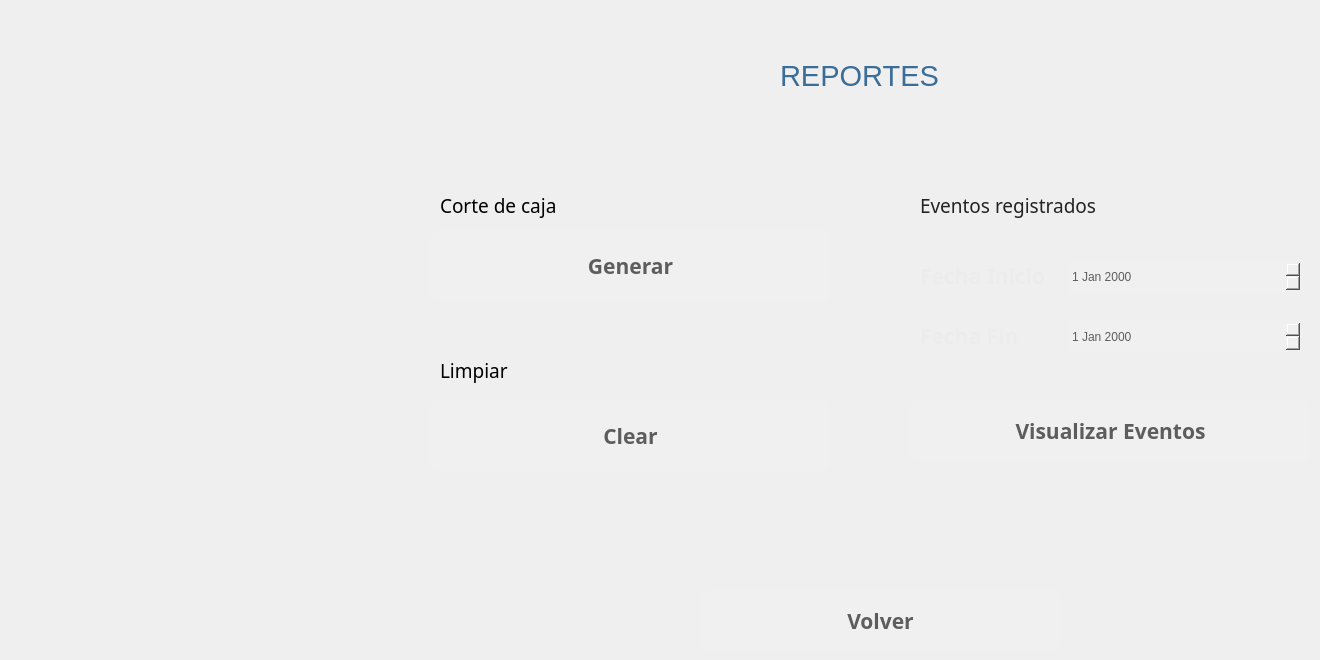
   <widget class="QWidget" name="page_13">
    <widget class="QLabel" name="label_139">
     <property name="geometry">
      <rect>
       <x>440</x>
       <y>180</y>
       <width>341</width>
       <height>51</height>
      </rect>
     </property>
     <property name="font">
      <font>
       <family>Sans</family>
       <pointsize>14</pointsize>
       <weight>50</weight>
       <italic>false</italic>
       <bold>false</bold>
      </font>
     </property>
     <property name="styleSheet">
      <string notr="true">background-color:transparent;
color:rrgb(35, 35, 35);</string>
     </property>
     <property name="text">
      <string>Corte de caja</string>
     </property>
    </widget>
    <widget class="QLabel" name="label_138">
     <property name="geometry">
      <rect>
       <x>440</x>
       <y>350</y>
       <width>261</width>
       <height>41</height>
      </rect>
     </property>
     <property name="font">
      <font>
       <family>Sans</family>
       <pointsize>14</pointsize>
       <weight>50</weight>
       <italic>false</italic>
       <bold>false</bold>
      </font>
     </property>
     <property name="styleSheet">
      <string notr="true">background-color:transparent;
color:rrgb(35, 35, 35);</string>
     </property>
     <property name="text">
      <string>Limpiar</string>
     </property>
    </widget>
    <widget class="QDateEdit" name="fechaInicio">
     <property name="enabled">
      <bool>true</bool>
     </property>
     <property name="geometry">
      <rect>
       <x>1070</x>
       <y>260</y>
       <width>231</width>
       <height>33</height>
      </rect>
     </property>
     <property name="palette">
      <palette>
       <active>
        <colorrole role="WindowText">
         <brush brushstyle="SolidPattern">
          <color alpha="255">
           <red>93</red>
           <green>93</green>
           <blue>93</blue>
          </color>
         </brush>
        </colorrole>
        <colorrole role="Button">
         <brush brushstyle="SolidPattern">
          <color alpha="255">
           <red>240</red>
           <green>240</green>
           <blue>240</blue>
          </color>
         </brush>
        </colorrole>
        <colorrole role="Light">
         <brush brushstyle="SolidPattern">
          <color alpha="255">
           <red>44</red>
           <green>255</green>
           <blue>51</blue>
          </color>
         </brush>
        </colorrole>
        <colorrole role="Midlight">
         <brush brushstyle="SolidPattern">
          <color alpha="255">
           <red>0</red>
           <green>212</green>
           <blue>24</blue>
          </color>
         </brush>
        </colorrole>
        <colorrole role="Dark">
         <brush brushstyle="SolidPattern">
          <color alpha="255">
           <red>35</red>
           <green>85</green>
           <blue>28</blue>
          </color>
         </brush>
        </colorrole>
        <colorrole role="Mid">
         <brush brushstyle="SolidPattern">
          <color alpha="255">
           <red>15</red>
           <green>113</green>
           <blue>0</blue>
          </color>
         </brush>
        </colorrole>
        <colorrole role="Text">
         <brush brushstyle="SolidPattern">
          <color alpha="255">
           <red>93</red>
           <green>93</green>
           <blue>93</blue>
          </color>
         </brush>
        </colorrole>
        <colorrole role="BrightText">
         <brush brushstyle="SolidPattern">
          <color alpha="255">
           <red>255</red>
           <green>255</green>
           <blue>255</blue>
          </color>
         </brush>
        </colorrole>
        <colorrole role="ButtonText">
         <brush brushstyle="SolidPattern">
          <color alpha="255">
           <red>93</red>
           <green>93</green>
           <blue>93</blue>
          </color>
         </brush>
        </colorrole>
        <colorrole role="Base">
         <brush brushstyle="SolidPattern">
          <color alpha="255">
           <red>240</red>
           <green>240</green>
           <blue>240</blue>
          </color>
         </brush>
        </colorrole>
        <colorrole role="Window">
         <brush brushstyle="SolidPattern">
          <color alpha="255">
           <red>240</red>
           <green>240</green>
           <blue>240</blue>
          </color>
         </brush>
        </colorrole>
        <colorrole role="Shadow">
         <brush brushstyle="SolidPattern">
          <color alpha="255">
           <red>0</red>
           <green>0</green>
           <blue>0</blue>
          </color>
         </brush>
        </colorrole>
        <colorrole role="AlternateBase">
         <brush brushstyle="SolidPattern">
          <color alpha="255">
           <red>212</red>
           <green>127</green>
           <blue>127</blue>
          </color>
         </brush>
        </colorrole>
        <colorrole role="ToolTipBase">
         <brush brushstyle="SolidPattern">
          <color alpha="255">
           <red>255</red>
           <green>255</green>
           <blue>220</blue>
          </color>
         </brush>
        </colorrole>
        <colorrole role="ToolTipText">
         <brush brushstyle="SolidPattern">
          <color alpha="255">
           <red>0</red>
           <green>0</green>
           <blue>0</blue>
          </color>
         </brush>
        </colorrole>
       </active>
       <inactive>
        <colorrole role="WindowText">
         <brush brushstyle="SolidPattern">
          <color alpha="255">
           <red>93</red>
           <green>93</green>
           <blue>93</blue>
          </color>
         </brush>
        </colorrole>
        <colorrole role="Button">
         <brush brushstyle="SolidPattern">
          <color alpha="255">
           <red>240</red>
           <green>240</green>
           <blue>240</blue>
          </color>
         </brush>
        </colorrole>
        <colorrole role="Light">
         <brush brushstyle="SolidPattern">
          <color alpha="255">
           <red>20</red>
           <green>255</green>
           <blue>20</blue>
          </color>
         </brush>
        </colorrole>
        <colorrole role="Midlight">
         <brush brushstyle="SolidPattern">
          <color alpha="255">
           <red>74</red>
           <green>212</green>
           <blue>118</blue>
          </color>
         </brush>
        </colorrole>
        <colorrole role="Dark">
         <brush brushstyle="SolidPattern">
          <color alpha="255">
           <red>33</red>
           <green>85</green>
           <blue>81</blue>
          </color>
         </brush>
        </colorrole>
        <colorrole role="Mid">
         <brush brushstyle="SolidPattern">
          <color alpha="255">
           <red>44</red>
           <green>113</green>
           <blue>75</blue>
          </color>
         </brush>
        </colorrole>
        <colorrole role="Text">
         <brush brushstyle="SolidPattern">
          <color alpha="255">
           <red>93</red>
           <green>93</green>
           <blue>93</blue>
          </color>
         </brush>
        </colorrole>
        <colorrole role="BrightText">
         <brush brushstyle="SolidPattern">
          <color alpha="255">
           <red>255</red>
           <green>255</green>
           <blue>255</blue>
          </color>
         </brush>
        </colorrole>
        <colorrole role="ButtonText">
         <brush brushstyle="SolidPattern">
          <color alpha="255">
           <red>93</red>
           <green>93</green>
           <blue>93</blue>
          </color>
         </brush>
        </colorrole>
        <colorrole role="Base">
         <brush brushstyle="SolidPattern">
          <color alpha="255">
           <red>240</red>
           <green>240</green>
           <blue>240</blue>
          </color>
         </brush>
        </colorrole>
        <colorrole role="Window">
         <brush brushstyle="SolidPattern">
          <color alpha="255">
           <red>240</red>
           <green>240</green>
           <blue>240</blue>
          </color>
         </brush>
        </colorrole>
        <colorrole role="Shadow">
         <brush brushstyle="SolidPattern">
          <color alpha="255">
           <red>0</red>
           <green>0</green>
           <blue>0</blue>
          </color>
         </brush>
        </colorrole>
        <colorrole role="AlternateBase">
         <brush brushstyle="SolidPattern">
          <color alpha="255">
           <red>212</red>
           <green>127</green>
           <blue>127</blue>
          </color>
         </brush>
        </colorrole>
        <colorrole role="ToolTipBase">
         <brush brushstyle="SolidPattern">
          <color alpha="255">
           <red>255</red>
           <green>255</green>
           <blue>220</blue>
          </color>
         </brush>
        </colorrole>
        <colorrole role="ToolTipText">
         <brush brushstyle="SolidPattern">
          <color alpha="255">
           <red>0</red>
           <green>0</green>
           <blue>0</blue>
          </color>
         </brush>
        </colorrole>
       </inactive>
       <disabled>
        <colorrole role="WindowText">
         <brush brushstyle="SolidPattern">
          <color alpha="255">
           <red>93</red>
           <green>93</green>
           <blue>93</blue>
          </color>
         </brush>
        </colorrole>
        <colorrole role="Button">
         <brush brushstyle="SolidPattern">
          <color alpha="255">
           <red>240</red>
           <green>240</green>
           <blue>240</blue>
          </color>
         </brush>
        </colorrole>
        <colorrole role="Light">
         <brush brushstyle="SolidPattern">
          <color alpha="255">
           <red>255</red>
           <green>0</green>
           <blue>0</blue>
          </color>
         </brush>
        </colorrole>
        <colorrole role="Midlight">
         <brush brushstyle="SolidPattern">
          <color alpha="255">
           <red>212</red>
           <green>0</green>
           <blue>0</blue>
          </color>
         </brush>
        </colorrole>
        <colorrole role="Dark">
         <brush brushstyle="SolidPattern">
          <color alpha="255">
           <red>85</red>
           <green>0</green>
           <blue>0</blue>
          </color>
         </brush>
        </colorrole>
        <colorrole role="Mid">
         <brush brushstyle="SolidPattern">
          <color alpha="255">
           <red>113</red>
           <green>0</green>
           <blue>0</blue>
          </color>
         </brush>
        </colorrole>
        <colorrole role="Text">
         <brush brushstyle="SolidPattern">
          <color alpha="255">
           <red>93</red>
           <green>93</green>
           <blue>93</blue>
          </color>
         </brush>
        </colorrole>
        <colorrole role="BrightText">
         <brush brushstyle="SolidPattern">
          <color alpha="255">
           <red>255</red>
           <green>255</green>
           <blue>255</blue>
          </color>
         </brush>
        </colorrole>
        <colorrole role="ButtonText">
         <brush brushstyle="SolidPattern">
          <color alpha="255">
           <red>93</red>
           <green>93</green>
           <blue>93</blue>
          </color>
         </brush>
        </colorrole>
        <colorrole role="Base">
         <brush brushstyle="SolidPattern">
          <color alpha="255">
           <red>240</red>
           <green>240</green>
           <blue>240</blue>
          </color>
         </brush>
        </colorrole>
        <colorrole role="Window">
         <brush brushstyle="SolidPattern">
          <color alpha="255">
           <red>240</red>
           <green>240</green>
           <blue>240</blue>
          </color>
         </brush>
        </colorrole>
        <colorrole role="Shadow">
         <brush brushstyle="SolidPattern">
          <color alpha="255">
           <red>0</red>
           <green>0</green>
           <blue>0</blue>
          </color>
         </brush>
        </colorrole>
        <colorrole role="AlternateBase">
         <brush brushstyle="SolidPattern">
          <color alpha="255">
           <red>170</red>
           <green>0</green>
           <blue>0</blue>
          </color>
         </brush>
        </colorrole>
        <colorrole role="ToolTipBase">
         <brush brushstyle="SolidPattern">
          <color alpha="255">
           <red>255</red>
           <green>255</green>
           <blue>220</blue>
          </color>
         </brush>
        </colorrole>
        <colorrole role="ToolTipText">
         <brush brushstyle="SolidPattern">
          <color alpha="255">
           <red>0</red>
           <green>0</green>
           <blue>0</blue>
          </color>
         </brush>
        </colorrole>
       </disabled>
      </palette>
     </property>
     <property name="styleSheet">
      <string notr="true">background-color:rgb(240, 240, 240);
color:rgb(93, 93, 93);
border-radius:80%</string>
     </property>
    </widget>
    <widget class="QLabel" name="ltime_23">
     <property name="geometry">
      <rect>
       <x>920</x>
       <y>320</y>
       <width>141</width>
       <height>31</height>
      </rect>
     </property>
     <property name="font">
      <font>
       <family>Droid Sans</family>
       <pointsize>16</pointsize>
       <weight>75</weight>
       <italic>false</italic>
       <bold>true</bold>
      </font>
     </property>
     <property name="styleSheet">
      <string notr="true">background-color:transparent;
color:rgb(236, 236, 236);
</string>
     </property>
     <property name="text">
      <string>Fecha Fin</string>
     </property>
    </widget>
    <widget class="QLabel" name="label_140">
     <property name="geometry">
      <rect>
       <x>920</x>
       <y>180</y>
       <width>341</width>
       <height>51</height>
      </rect>
     </property>
     <property name="font">
      <font>
       <family>Sans</family>
       <pointsize>14</pointsize>
       <weight>50</weight>
       <italic>false</italic>
       <bold>false</bold>
      </font>
     </property>
     <property name="styleSheet">
      <string notr="true">background-color:transparent;
color:rgb(35, 35, 35)</string>
     </property>
     <property name="text">
      <string>Eventos registrados </string>
     </property>
    </widget>
    <widget class="QDateEdit" name="fechaFin">
     <property name="enabled">
      <bool>true</bool>
     </property>
     <property name="geometry">
      <rect>
       <x>1070</x>
       <y>320</y>
       <width>231</width>
       <height>33</height>
      </rect>
     </property>
     <property name="palette">
      <palette>
       <active>
        <colorrole role="WindowText">
         <brush brushstyle="SolidPattern">
          <color alpha="255">
           <red>93</red>
           <green>93</green>
           <blue>93</blue>
          </color>
         </brush>
        </colorrole>
        <colorrole role="Button">
         <brush brushstyle="SolidPattern">
          <color alpha="255">
           <red>240</red>
           <green>240</green>
           <blue>240</blue>
          </color>
         </brush>
        </colorrole>
        <colorrole role="Light">
         <brush brushstyle="SolidPattern">
          <color alpha="255">
           <red>44</red>
           <green>255</green>
           <blue>51</blue>
          </color>
         </brush>
        </colorrole>
        <colorrole role="Midlight">
         <brush brushstyle="SolidPattern">
          <color alpha="255">
           <red>0</red>
           <green>212</green>
           <blue>24</blue>
          </color>
         </brush>
        </colorrole>
        <colorrole role="Dark">
         <brush brushstyle="SolidPattern">
          <color alpha="255">
           <red>35</red>
           <green>85</green>
           <blue>28</blue>
          </color>
         </brush>
        </colorrole>
        <colorrole role="Mid">
         <brush brushstyle="SolidPattern">
          <color alpha="255">
           <red>15</red>
           <green>113</green>
           <blue>0</blue>
          </color>
         </brush>
        </colorrole>
        <colorrole role="Text">
         <brush brushstyle="SolidPattern">
          <color alpha="255">
           <red>93</red>
           <green>93</green>
           <blue>93</blue>
          </color>
         </brush>
        </colorrole>
        <colorrole role="BrightText">
         <brush brushstyle="SolidPattern">
          <color alpha="255">
           <red>255</red>
           <green>255</green>
           <blue>255</blue>
          </color>
         </brush>
        </colorrole>
        <colorrole role="ButtonText">
         <brush brushstyle="SolidPattern">
          <color alpha="255">
           <red>93</red>
           <green>93</green>
           <blue>93</blue>
          </color>
         </brush>
        </colorrole>
        <colorrole role="Base">
         <brush brushstyle="SolidPattern">
          <color alpha="255">
           <red>240</red>
           <green>240</green>
           <blue>240</blue>
          </color>
         </brush>
        </colorrole>
        <colorrole role="Window">
         <brush brushstyle="SolidPattern">
          <color alpha="255">
           <red>240</red>
           <green>240</green>
           <blue>240</blue>
          </color>
         </brush>
        </colorrole>
        <colorrole role="Shadow">
         <brush brushstyle="SolidPattern">
          <color alpha="255">
           <red>0</red>
           <green>0</green>
           <blue>0</blue>
          </color>
         </brush>
        </colorrole>
        <colorrole role="AlternateBase">
         <brush brushstyle="SolidPattern">
          <color alpha="255">
           <red>212</red>
           <green>127</green>
           <blue>127</blue>
          </color>
         </brush>
        </colorrole>
        <colorrole role="ToolTipBase">
         <brush brushstyle="SolidPattern">
          <color alpha="255">
           <red>255</red>
           <green>255</green>
           <blue>220</blue>
          </color>
         </brush>
        </colorrole>
        <colorrole role="ToolTipText">
         <brush brushstyle="SolidPattern">
          <color alpha="255">
           <red>0</red>
           <green>0</green>
           <blue>0</blue>
          </color>
         </brush>
        </colorrole>
       </active>
       <inactive>
        <colorrole role="WindowText">
         <brush brushstyle="SolidPattern">
          <color alpha="255">
           <red>93</red>
           <green>93</green>
           <blue>93</blue>
          </color>
         </brush>
        </colorrole>
        <colorrole role="Button">
         <brush brushstyle="SolidPattern">
          <color alpha="255">
           <red>240</red>
           <green>240</green>
           <blue>240</blue>
          </color>
         </brush>
        </colorrole>
        <colorrole role="Light">
         <brush brushstyle="SolidPattern">
          <color alpha="255">
           <red>20</red>
           <green>255</green>
           <blue>20</blue>
          </color>
         </brush>
        </colorrole>
        <colorrole role="Midlight">
         <brush brushstyle="SolidPattern">
          <color alpha="255">
           <red>74</red>
           <green>212</green>
           <blue>118</blue>
          </color>
         </brush>
        </colorrole>
        <colorrole role="Dark">
         <brush brushstyle="SolidPattern">
          <color alpha="255">
           <red>33</red>
           <green>85</green>
           <blue>81</blue>
          </color>
         </brush>
        </colorrole>
        <colorrole role="Mid">
         <brush brushstyle="SolidPattern">
          <color alpha="255">
           <red>44</red>
           <green>113</green>
           <blue>75</blue>
          </color>
         </brush>
        </colorrole>
        <colorrole role="Text">
         <brush brushstyle="SolidPattern">
          <color alpha="255">
           <red>93</red>
           <green>93</green>
           <blue>93</blue>
          </color>
         </brush>
        </colorrole>
        <colorrole role="BrightText">
         <brush brushstyle="SolidPattern">
          <color alpha="255">
           <red>255</red>
           <green>255</green>
           <blue>255</blue>
          </color>
         </brush>
        </colorrole>
        <colorrole role="ButtonText">
         <brush brushstyle="SolidPattern">
          <color alpha="255">
           <red>93</red>
           <green>93</green>
           <blue>93</blue>
          </color>
         </brush>
        </colorrole>
        <colorrole role="Base">
         <brush brushstyle="SolidPattern">
          <color alpha="255">
           <red>240</red>
           <green>240</green>
           <blue>240</blue>
          </color>
         </brush>
        </colorrole>
        <colorrole role="Window">
         <brush brushstyle="SolidPattern">
          <color alpha="255">
           <red>240</red>
           <green>240</green>
           <blue>240</blue>
          </color>
         </brush>
        </colorrole>
        <colorrole role="Shadow">
         <brush brushstyle="SolidPattern">
          <color alpha="255">
           <red>0</red>
           <green>0</green>
           <blue>0</blue>
          </color>
         </brush>
        </colorrole>
        <colorrole role="AlternateBase">
         <brush brushstyle="SolidPattern">
          <color alpha="255">
           <red>212</red>
           <green>127</green>
           <blue>127</blue>
          </color>
         </brush>
        </colorrole>
        <colorrole role="ToolTipBase">
         <brush brushstyle="SolidPattern">
          <color alpha="255">
           <red>255</red>
           <green>255</green>
           <blue>220</blue>
          </color>
         </brush>
        </colorrole>
        <colorrole role="ToolTipText">
         <brush brushstyle="SolidPattern">
          <color alpha="255">
           <red>0</red>
           <green>0</green>
           <blue>0</blue>
          </color>
         </brush>
        </colorrole>
       </inactive>
       <disabled>
        <colorrole role="WindowText">
         <brush brushstyle="SolidPattern">
          <color alpha="255">
           <red>93</red>
           <green>93</green>
           <blue>93</blue>
          </color>
         </brush>
        </colorrole>
        <colorrole role="Button">
         <brush brushstyle="SolidPattern">
          <color alpha="255">
           <red>240</red>
           <green>240</green>
           <blue>240</blue>
          </color>
         </brush>
        </colorrole>
        <colorrole role="Light">
         <brush brushstyle="SolidPattern">
          <color alpha="255">
           <red>255</red>
           <green>0</green>
           <blue>0</blue>
          </color>
         </brush>
        </colorrole>
        <colorrole role="Midlight">
         <brush brushstyle="SolidPattern">
          <color alpha="255">
           <red>212</red>
           <green>0</green>
           <blue>0</blue>
          </color>
         </brush>
        </colorrole>
        <colorrole role="Dark">
         <brush brushstyle="SolidPattern">
          <color alpha="255">
           <red>85</red>
           <green>0</green>
           <blue>0</blue>
          </color>
         </brush>
        </colorrole>
        <colorrole role="Mid">
         <brush brushstyle="SolidPattern">
          <color alpha="255">
           <red>113</red>
           <green>0</green>
           <blue>0</blue>
          </color>
         </brush>
        </colorrole>
        <colorrole role="Text">
         <brush brushstyle="SolidPattern">
          <color alpha="255">
           <red>93</red>
           <green>93</green>
           <blue>93</blue>
          </color>
         </brush>
        </colorrole>
        <colorrole role="BrightText">
         <brush brushstyle="SolidPattern">
          <color alpha="255">
           <red>255</red>
           <green>255</green>
           <blue>255</blue>
          </color>
         </brush>
        </colorrole>
        <colorrole role="ButtonText">
         <brush brushstyle="SolidPattern">
          <color alpha="255">
           <red>93</red>
           <green>93</green>
           <blue>93</blue>
          </color>
         </brush>
        </colorrole>
        <colorrole role="Base">
         <brush brushstyle="SolidPattern">
          <color alpha="255">
           <red>240</red>
           <green>240</green>
           <blue>240</blue>
          </color>
         </brush>
        </colorrole>
        <colorrole role="Window">
         <brush brushstyle="SolidPattern">
          <color alpha="255">
           <red>240</red>
           <green>240</green>
           <blue>240</blue>
          </color>
         </brush>
        </colorrole>
        <colorrole role="Shadow">
         <brush brushstyle="SolidPattern">
          <color alpha="255">
           <red>0</red>
           <green>0</green>
           <blue>0</blue>
          </color>
         </brush>
        </colorrole>
        <colorrole role="AlternateBase">
         <brush brushstyle="SolidPattern">
          <color alpha="255">
           <red>170</red>
           <green>0</green>
           <blue>0</blue>
          </color>
         </brush>
        </colorrole>
        <colorrole role="ToolTipBase">
         <brush brushstyle="SolidPattern">
          <color alpha="255">
           <red>255</red>
           <green>255</green>
           <blue>220</blue>
          </color>
         </brush>
        </colorrole>
        <colorrole role="ToolTipText">
         <brush brushstyle="SolidPattern">
          <color alpha="255">
           <red>0</red>
           <green>0</green>
           <blue>0</blue>
          </color>
         </brush>
        </colorrole>
       </disabled>
      </palette>
     </property>
     <property name="styleSheet">
      <string notr="true">background-color:rgb(240, 240, 240);
color:rgb(93, 93, 93);
border-radius:80%</string>
     </property>
    </widget>
    <widget class="QLabel" name="ltime_22">
     <property name="geometry">
      <rect>
       <x>920</x>
       <y>260</y>
       <width>141</width>
       <height>31</height>
      </rect>
     </property>
     <property name="font">
      <font>
       <family>Droid Sans</family>
       <pointsize>16</pointsize>
       <weight>75</weight>
       <italic>false</italic>
       <bold>true</bold>
      </font>
     </property>
     <property name="styleSheet">
      <string notr="true">background-color:transparent;
color:rgb(236, 236, 236);
</string>
     </property>
     <property name="text">
      <string>Fecha Inicio</string>
     </property>
    </widget>
    <widget class="QPushButton" name="bcortecaja">
     <property name="geometry">
      <rect>
       <x>430</x>
       <y>230</y>
       <width>401</width>
       <height>71</height>
      </rect>
     </property>
     <property name="font">
      <font>
       <family>Ubuntu Mono</family>
       <pointsize>16</pointsize>
       <weight>75</weight>
       <italic>false</italic>
       <bold>true</bold>
       <underline>false</underline>
      </font>
     </property>
     <property name="toolTip">
      <string>Ayuda</string>
     </property>
     <property name="whatsThis">
      <string extracomment="help"/>
     </property>
     <property name="styleSheet">
      <string notr="true">background-color:rgb(240, 240, 240);
color:rgb(93, 93, 93);
border-radius:10%</string>
     </property>
     <property name="text">
      <string>Generar</string>
     </property>
     <property name="icon">
      <iconset>
       <normaloff>../iconos/ad2.png</normaloff>../iconos/ad2.png</iconset>
     </property>
     <property name="iconSize">
      <size>
       <width>40</width>
       <height>40</height>
      </size>
     </property>
     <property name="toolTipDuration" stdset="0">
      <number>3</number>
     </property>
    </widget>
    <widget class="QPushButton" name="bimprimeEventos">
     <property name="geometry">
      <rect>
       <x>910</x>
       <y>400</y>
       <width>401</width>
       <height>61</height>
      </rect>
     </property>
     <property name="font">
      <font>
       <family>Ubuntu Mono</family>
       <pointsize>16</pointsize>
       <weight>75</weight>
       <italic>false</italic>
       <bold>true</bold>
       <underline>false</underline>
      </font>
     </property>
     <property name="toolTip">
      <string>Ayuda</string>
     </property>
     <property name="whatsThis">
      <string extracomment="help"/>
     </property>
     <property name="styleSheet">
      <string notr="true">background-color:rgb(240, 240, 240);
color:rgb(93, 93, 93);
border-radius:10%</string>
     </property>
     <property name="text">
      <string>Visualizar Eventos</string>
     </property>
     <property name="icon">
      <iconset>
       <normaloff>../iconos/tick.png</normaloff>../iconos/tick.png</iconset>
     </property>
     <property name="iconSize">
      <size>
       <width>40</width>
       <height>40</height>
      </size>
     </property>
     <property name="toolTipDuration" stdset="0">
      <number>3</number>
     </property>
    </widget>
    <widget class="QPushButton" name="bborrar">
     <property name="geometry">
      <rect>
       <x>430</x>
       <y>400</y>
       <width>401</width>
       <height>71</height>
      </rect>
     </property>
     <property name="font">
      <font>
       <family>Ubuntu Mono</family>
       <pointsize>16</pointsize>
       <weight>75</weight>
       <italic>false</italic>
       <bold>true</bold>
       <underline>false</underline>
      </font>
     </property>
     <property name="toolTip">
      <string>Ayuda</string>
     </property>
     <property name="whatsThis">
      <string extracomment="help"/>
     </property>
     <property name="styleSheet">
      <string notr="true">background-color:rgb(240, 240, 240);
color:rgb(93, 93, 93);
border-radius:10%</string>
     </property>
     <property name="text">
      <string>Clear</string>
     </property>
     <property name="icon">
      <iconset>
       <normaloff>../iconos/tick.png</normaloff>../iconos/tick.png</iconset>
     </property>
     <property name="iconSize">
      <size>
       <width>40</width>
       <height>40</height>
      </size>
     </property>
     <property name="toolTipDuration" stdset="0">
      <number>3</number>
     </property>
    </widget>
    <widget class="QPushButton" name="salirReportes">
     <property name="geometry">
      <rect>
       <x>700</x>
       <y>590</y>
       <width>361</width>
       <height>61</height>
      </rect>
     </property>
     <property name="font">
      <font>
       <family>Ubuntu Mono</family>
       <pointsize>16</pointsize>
       <weight>75</weight>
       <italic>false</italic>
       <bold>true</bold>
       <underline>false</underline>
      </font>
     </property>
     <property name="toolTip">
      <string>Ayuda</string>
     </property>
     <property name="whatsThis">
      <string extracomment="help"/>
     </property>
     <property name="styleSheet">
      <string notr="true">background-color:rgb(240, 240, 240);
color:rgb(93, 93, 93);
border-radius:10%</string>
     </property>
     <property name="text">
      <string>Volver</string>
     </property>
     <property name="icon">
      <iconset>
       <normaloff>../iconos/cancel.png</normaloff>../iconos/cancel.png</iconset>
     </property>
     <property name="iconSize">
      <size>
       <width>40</width>
       <height>40</height>
      </size>
     </property>
     <property name="toolTipDuration" stdset="0">
      <number>3</number>
     </property>
    </widget>
    <widget class="QLabel" name="ltime_66">
     <property name="geometry">
      <rect>
       <x>780</x>
       <y>60</y>
       <width>491</width>
       <height>31</height>
      </rect>
     </property>
     <property name="font">
      <font>
       <family>Segoe UI</family>
       <pointsize>22</pointsize>
       <weight>50</weight>
       <italic>false</italic>
       <bold>false</bold>
      </font>
     </property>
     <property name="styleSheet">
      <string notr="true">background-color:transparent;
color:rgb(59, 109, 153);

</string>
     </property>
     <property name="text">
      <string>REPORTES</string>
     </property>
    </widget>
   </widget>
